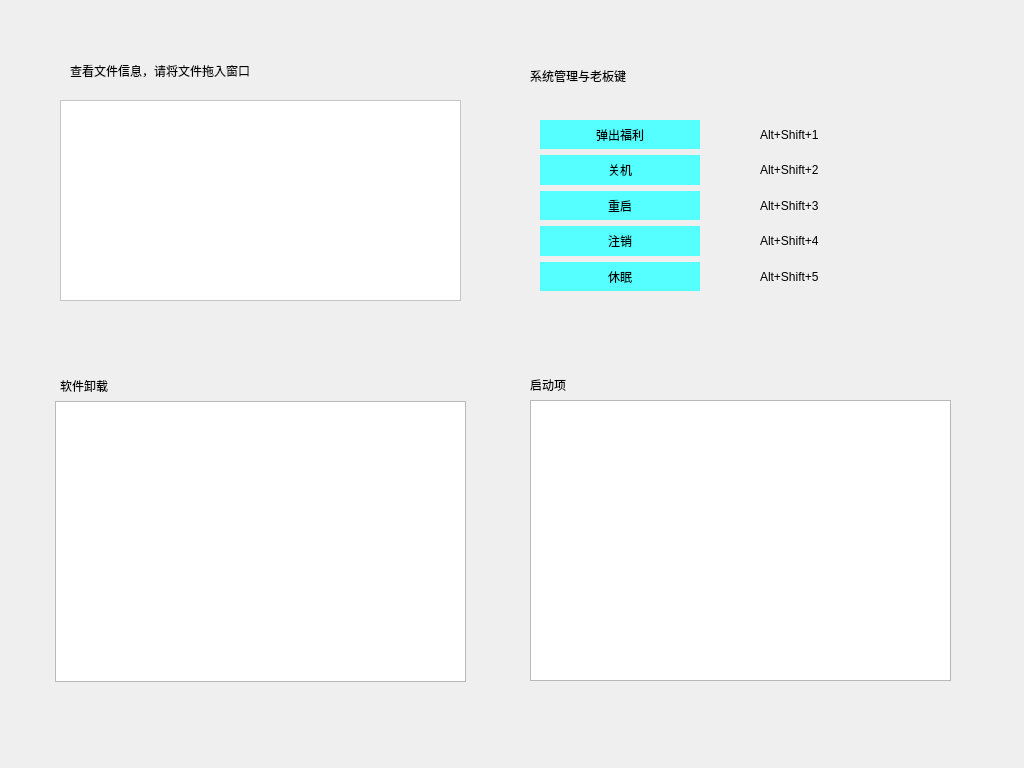
<?xml version="1.0" encoding="UTF-8"?>
<ui version="4.0">
 <class>Dialog</class>
 <widget class="QDialog" name="Dialog">
  <property name="geometry">
   <rect>
    <x>0</x>
    <y>0</y>
    <width>1024</width>
    <height>768</height>
   </rect>
  </property>
  <property name="acceptDrops">
   <bool>true</bool>
  </property>
  <property name="windowTitle">
   <string>Dialog</string>
  </property>
  <property name="styleSheet">
   <string notr="true">QFrame#frame_space
{
alternate-background-color: rgb(93, 101, 150);
}

QLabel{
	border-width:2px;
	border-radius:10px;
	font: 14pt &quot;华文行楷&quot;;
}

</string>
  </property>
  <widget class="QWidget" name="widget_1" native="true">
   <property name="geometry">
    <rect>
     <x>510</x>
     <y>50</y>
     <width>461</width>
     <height>281</height>
    </rect>
   </property>
   <property name="acceptDrops">
    <bool>true</bool>
   </property>
   <property name="styleSheet">
    <string notr="true">

QPushButton
{
	border-radius:20px;
	background-color: rgb(85, 255, 255);
}

QPushButton:hover
{
	
	background-color: rgb(85, 255, 127);
}
</string>
   </property>
   <widget class="QWidget" name="verticalLayoutWidget_5">
    <property name="geometry">
     <rect>
      <x>30</x>
      <y>70</y>
      <width>160</width>
      <height>171</height>
     </rect>
    </property>
    <layout class="QVBoxLayout" name="verticalLayout_5">
     <item>
      <widget class="QPushButton" name="button_toggle">
       <property name="sizePolicy">
        <sizepolicy hsizetype="Minimum" vsizetype="Expanding">
         <horstretch>0</horstretch>
         <verstretch>0</verstretch>
        </sizepolicy>
       </property>
       <property name="text">
        <string>弹出福利</string>
       </property>
      </widget>
     </item>
     <item>
      <widget class="QPushButton" name="button_PowerOff">
       <property name="sizePolicy">
        <sizepolicy hsizetype="Minimum" vsizetype="Expanding">
         <horstretch>0</horstretch>
         <verstretch>0</verstretch>
        </sizepolicy>
       </property>
       <property name="text">
        <string>关机</string>
       </property>
      </widget>
     </item>
     <item>
      <widget class="QPushButton" name="buttton_Restart">
       <property name="sizePolicy">
        <sizepolicy hsizetype="Minimum" vsizetype="Expanding">
         <horstretch>0</horstretch>
         <verstretch>0</verstretch>
        </sizepolicy>
       </property>
       <property name="text">
        <string>重启</string>
       </property>
      </widget>
     </item>
     <item>
      <widget class="QPushButton" name="button_Logoff">
       <property name="sizePolicy">
        <sizepolicy hsizetype="Minimum" vsizetype="Expanding">
         <horstretch>0</horstretch>
         <verstretch>0</verstretch>
        </sizepolicy>
       </property>
       <property name="text">
        <string>注销</string>
       </property>
      </widget>
     </item>
     <item>
      <widget class="QPushButton" name="button_Sleep">
       <property name="sizePolicy">
        <sizepolicy hsizetype="Minimum" vsizetype="Expanding">
         <horstretch>0</horstretch>
         <verstretch>0</verstretch>
        </sizepolicy>
       </property>
       <property name="text">
        <string>休眠</string>
       </property>
      </widget>
     </item>
    </layout>
   </widget>
   <widget class="QWidget" name="verticalLayoutWidget_6">
    <property name="geometry">
     <rect>
      <x>250</x>
      <y>70</y>
      <width>171</width>
      <height>171</height>
     </rect>
    </property>
    <layout class="QVBoxLayout" name="verticalLayout_6">
     <item>
      <widget class="QLabel" name="label_5">
       <property name="text">
        <string>Alt+Shift+1</string>
       </property>
      </widget>
     </item>
     <item>
      <widget class="QLabel" name="label">
       <property name="sizePolicy">
        <sizepolicy hsizetype="Preferred" vsizetype="Preferred">
         <horstretch>0</horstretch>
         <verstretch>0</verstretch>
        </sizepolicy>
       </property>
       <property name="text">
        <string>Alt+Shift+2</string>
       </property>
      </widget>
     </item>
     <item>
      <widget class="QLabel" name="label_4">
       <property name="text">
        <string>Alt+Shift+3</string>
       </property>
      </widget>
     </item>
     <item>
      <widget class="QLabel" name="label_3">
       <property name="text">
        <string>Alt+Shift+4</string>
       </property>
      </widget>
     </item>
     <item>
      <widget class="QLabel" name="label_2">
       <property name="text">
        <string>Alt+Shift+5</string>
       </property>
      </widget>
     </item>
    </layout>
   </widget>
   <widget class="QLabel" name="label_7">
    <property name="geometry">
     <rect>
      <x>20</x>
      <y>10</y>
      <width>201</width>
      <height>31</height>
     </rect>
    </property>
    <property name="text">
     <string>系统管理与老板键</string>
    </property>
   </widget>
  </widget>
  <widget class="QWidget" name="widget_2" native="true">
   <property name="geometry">
    <rect>
     <x>30</x>
     <y>50</y>
     <width>459</width>
     <height>281</height>
    </rect>
   </property>
   <property name="acceptDrops">
    <bool>true</bool>
   </property>
   <property name="styleSheet">
    <string notr="true"/>
   </property>
   <widget class="QTableWidget" name="table_fileInfo">
    <property name="geometry">
     <rect>
      <x>30</x>
      <y>50</y>
      <width>401</width>
      <height>201</height>
     </rect>
    </property>
    <property name="styleSheet">
     <string notr="true">background-color: rgb(255, 255, 255);</string>
    </property>
   </widget>
   <widget class="QLabel" name="label_6">
    <property name="geometry">
     <rect>
      <x>40</x>
      <y>5</y>
      <width>351</width>
      <height>31</height>
     </rect>
    </property>
    <property name="text">
     <string>查看文件信息，请将文件拖入窗口</string>
    </property>
   </widget>
  </widget>
  <widget class="QWidget" name="widget_3" native="true">
   <property name="geometry">
    <rect>
     <x>30</x>
     <y>370</y>
     <width>461</width>
     <height>331</height>
    </rect>
   </property>
   <property name="styleSheet">
    <string notr="true"/>
   </property>
   <widget class="QTableWidget" name="table_software">
    <property name="geometry">
     <rect>
      <x>25</x>
      <y>31</y>
      <width>411</width>
      <height>281</height>
     </rect>
    </property>
   </widget>
   <widget class="QLabel" name="label_8">
    <property name="geometry">
     <rect>
      <x>30</x>
      <y>0</y>
      <width>101</width>
      <height>31</height>
     </rect>
    </property>
    <property name="text">
     <string>软件卸载</string>
    </property>
   </widget>
  </widget>
  <widget class="QWidget" name="widget_4" native="true">
   <property name="geometry">
    <rect>
     <x>510</x>
     <y>370</y>
     <width>461</width>
     <height>331</height>
    </rect>
   </property>
   <property name="styleSheet">
    <string notr="true"/>
   </property>
   <widget class="QLabel" name="label_9">
    <property name="geometry">
     <rect>
      <x>20</x>
      <y>4</y>
      <width>72</width>
      <height>21</height>
     </rect>
    </property>
    <property name="text">
     <string>启动项</string>
    </property>
   </widget>
   <widget class="QTableWidget" name="table_startup">
    <property name="geometry">
     <rect>
      <x>20</x>
      <y>30</y>
      <width>421</width>
      <height>281</height>
     </rect>
    </property>
   </widget>
  </widget>
 </widget>
 <resources/>
 <connections/>
</ui>
